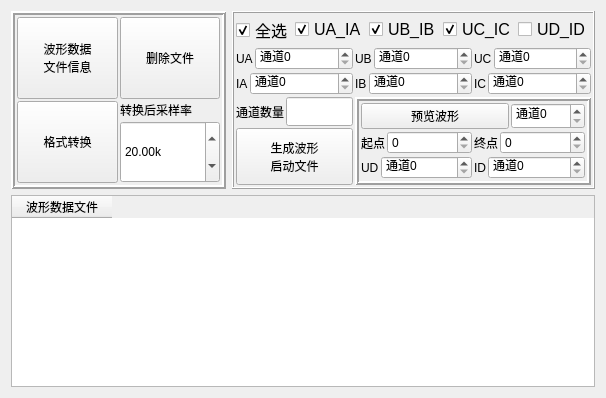
     <widget class="QWidget" name="tab">
      <attribute name="title">
       <string>Tab 1</string>
      </attribute>
      <layout class="QGridLayout" name="gridLayout_5">
       <item row="0" column="0">
        <layout class="QGridLayout" name="gridLayout_4" columnstretch="1,1">
         <item row="0" column="1">
          <widget class="QFrame" name="frame_7">
           <property name="frameShape">
            <enum>QFrame::Box</enum>
           </property>
           <property name="frameShadow">
            <enum>QFrame::Raised</enum>
           </property>
           <layout class="QGridLayout" name="gridLayout_13" rowstretch="1,1,1,2" columnstretch="1,1,1">
            <property name="leftMargin">
             <number>2</number>
            </property>
            <property name="topMargin">
             <number>2</number>
            </property>
            <property name="rightMargin">
             <number>2</number>
            </property>
            <property name="bottomMargin">
             <number>2</number>
            </property>
            <property name="spacing">
             <number>2</number>
            </property>
            <item row="2" column="2">
             <layout class="QHBoxLayout" name="horizontalLayout_21">
              <property name="spacing">
               <number>2</number>
              </property>
              <item>
               <widget class="QLabel" name="label_29">
                <property name="text">
                 <string>IC</string>
                </property>
               </widget>
              </item>
              <item>
               <widget class="QSpinBox" name="ic_pipe">
                <property name="sizePolicy">
                 <sizepolicy hsizetype="Expanding" vsizetype="Expanding">
                  <horstretch>0</horstretch>
                  <verstretch>0</verstretch>
                 </sizepolicy>
                </property>
                <property name="prefix">
                 <string>通道</string>
                </property>
               </widget>
              </item>
             </layout>
            </item>
            <item row="3" column="1" colspan="2">
             <widget class="QFrame" name="frame_8">
              <property name="frameShape">
               <enum>QFrame::Box</enum>
              </property>
              <property name="frameShadow">
               <enum>QFrame::Raised</enum>
              </property>
              <property name="lineWidth">
               <number>2</number>
              </property>
              <layout class="QGridLayout" name="gridLayout_3">
               <property name="leftMargin">
                <number>2</number>
               </property>
               <property name="topMargin">
                <number>2</number>
               </property>
               <property name="rightMargin">
                <number>2</number>
               </property>
               <property name="bottomMargin">
                <number>2</number>
               </property>
               <property name="spacing">
                <number>2</number>
               </property>
               <item row="1" column="0">
                <layout class="QHBoxLayout" name="horizontalLayout_10">
                 <property name="spacing">
                  <number>2</number>
                 </property>
                 <item>
                  <widget class="QLabel" name="label_2">
                   <property name="text">
                    <string>起点</string>
                   </property>
                  </widget>
                 </item>
                 <item>
                  <widget class="QSpinBox" name="show_start">
                   <property name="sizePolicy">
                    <sizepolicy hsizetype="Expanding" vsizetype="Fixed">
                     <horstretch>0</horstretch>
                     <verstretch>0</verstretch>
                    </sizepolicy>
                   </property>
                  </widget>
                 </item>
                </layout>
               </item>
               <item row="2" column="0" colspan="2">
                <layout class="QHBoxLayout" name="horizontalLayout_2">
                 <item>
                  <layout class="QHBoxLayout" name="horizontalLayout_22">
                   <property name="spacing">
                    <number>2</number>
                   </property>
                   <item>
                    <widget class="QLabel" name="label_30">
                     <property name="text">
                      <string>UD</string>
                     </property>
                    </widget>
                   </item>
                   <item>
                    <widget class="QSpinBox" name="ud_pipe">
                     <property name="sizePolicy">
                      <sizepolicy hsizetype="Expanding" vsizetype="Expanding">
                       <horstretch>0</horstretch>
                       <verstretch>0</verstretch>
                      </sizepolicy>
                     </property>
                     <property name="prefix">
                      <string>通道</string>
                     </property>
                    </widget>
                   </item>
                  </layout>
                 </item>
                 <item>
                  <layout class="QHBoxLayout" name="horizontalLayout">
                   <property name="spacing">
                    <number>2</number>
                   </property>
                   <item>
                    <widget class="QLabel" name="label_31">
                     <property name="text">
                      <string>ID</string>
                     </property>
                    </widget>
                   </item>
                   <item>
                    <widget class="QSpinBox" name="id_pipe">
                     <property name="sizePolicy">
                      <sizepolicy hsizetype="Expanding" vsizetype="Expanding">
                       <horstretch>0</horstretch>
                       <verstretch>0</verstretch>
                      </sizepolicy>
                     </property>
                     <property name="prefix">
                      <string>通道</string>
                     </property>
                    </widget>
                   </item>
                  </layout>
                 </item>
                </layout>
               </item>
               <item row="0" column="0" colspan="2">
                <layout class="QHBoxLayout" name="horizontalLayout_12" stretch="2,1">
                 <property name="spacing">
                  <number>2</number>
                 </property>
                 <item>
                  <widget class="QPushButton" name="priview">
                   <property name="sizePolicy">
                    <sizepolicy hsizetype="Expanding" vsizetype="Expanding">
                     <horstretch>0</horstretch>
                     <verstretch>0</verstretch>
                    </sizepolicy>
                   </property>
                   <property name="text">
                    <string>预览波形</string>
                   </property>
                  </widget>
                 </item>
                 <item>
                  <widget class="QSpinBox" name="priview_pipe">
                   <property name="sizePolicy">
                    <sizepolicy hsizetype="Expanding" vsizetype="Expanding">
                     <horstretch>0</horstretch>
                     <verstretch>0</verstretch>
                    </sizepolicy>
                   </property>
                   <property name="prefix">
                    <string>通道</string>
                   </property>
                  </widget>
                 </item>
                </layout>
               </item>
               <item row="1" column="1">
                <layout class="QHBoxLayout" name="horizontalLayout_11">
                 <property name="spacing">
                  <number>2</number>
                 </property>
                 <item>
                  <widget class="QLabel" name="label_3">
                   <property name="text">
                    <string>终点</string>
                   </property>
                  </widget>
                 </item>
                 <item>
                  <widget class="QSpinBox" name="show_end">
                   <property name="sizePolicy">
                    <sizepolicy hsizetype="Expanding" vsizetype="Fixed">
                     <horstretch>0</horstretch>
                     <verstretch>0</verstretch>
                    </sizepolicy>
                   </property>
                  </widget>
                 </item>
                </layout>
               </item>
              </layout>
             </widget>
            </item>
            <item row="1" column="2">
             <layout class="QHBoxLayout" name="horizontalLayout_20">
              <property name="spacing">
               <number>2</number>
              </property>
              <item>
               <widget class="QLabel" name="label_28">
                <property name="text">
                 <string>UC</string>
                </property>
               </widget>
              </item>
              <item>
               <widget class="QSpinBox" name="uc_pipe">
                <property name="sizePolicy">
                 <sizepolicy hsizetype="Expanding" vsizetype="Expanding">
                  <horstretch>0</horstretch>
                  <verstretch>0</verstretch>
                 </sizepolicy>
                </property>
                <property name="prefix">
                 <string>通道</string>
                </property>
               </widget>
              </item>
             </layout>
            </item>
            <item row="2" column="0">
             <layout class="QHBoxLayout" name="horizontalLayout_17">
              <property name="spacing">
               <number>2</number>
              </property>
              <item>
               <widget class="QLabel" name="label_25">
                <property name="text">
                 <string>IA</string>
                </property>
               </widget>
              </item>
              <item>
               <widget class="QSpinBox" name="ia_pipe">
                <property name="sizePolicy">
                 <sizepolicy hsizetype="Expanding" vsizetype="Expanding">
                  <horstretch>0</horstretch>
                  <verstretch>0</verstretch>
                 </sizepolicy>
                </property>
                <property name="prefix">
                 <string>通道</string>
                </property>
               </widget>
              </item>
             </layout>
            </item>
            <item row="3" column="0">
             <layout class="QVBoxLayout" name="verticalLayout_4" stretch="1,2">
              <property name="spacing">
               <number>2</number>
              </property>
              <item>
               <layout class="QHBoxLayout" name="horizontalLayout_13">
                <item>
                 <widget class="QLabel" name="label_32">
                  <property name="text">
                   <string>通道数量</string>
                  </property>
                 </widget>
                </item>
                <item>
                 <widget class="QLineEdit" name="pipe_num">
                  <property name="sizePolicy">
                   <sizepolicy hsizetype="Preferred" vsizetype="Expanding">
                    <horstretch>0</horstretch>
                    <verstretch>0</verstretch>
                   </sizepolicy>
                  </property>
                  <property name="readOnly">
                   <bool>true</bool>
                  </property>
                 </widget>
                </item>
               </layout>
              </item>
              <item>
               <widget class="QPushButton" name="wave_start_file">
                <property name="sizePolicy">
                 <sizepolicy hsizetype="Preferred" vsizetype="Expanding">
                  <horstretch>0</horstretch>
                  <verstretch>0</verstretch>
                 </sizepolicy>
                </property>
                <property name="text">
                 <string>生成波形
启动文件</string>
                </property>
               </widget>
              </item>
             </layout>
            </item>
            <item row="2" column="1">
             <layout class="QHBoxLayout" name="horizontalLayout_19">
              <property name="spacing">
               <number>2</number>
              </property>
              <item>
               <widget class="QLabel" name="label_27">
                <property name="text">
                 <string>IB</string>
                </property>
               </widget>
              </item>
              <item>
               <widget class="QSpinBox" name="ib_pipe">
                <property name="sizePolicy">
                 <sizepolicy hsizetype="Expanding" vsizetype="Expanding">
                  <horstretch>0</horstretch>
                  <verstretch>0</verstretch>
                 </sizepolicy>
                </property>
                <property name="prefix">
                 <string>通道</string>
                </property>
               </widget>
              </item>
             </layout>
            </item>
            <item row="0" column="0" colspan="3">
             <layout class="QHBoxLayout" name="horizontalLayout_15">
              <item>
               <widget class="QCheckBox" name="checkBox_7">
                <property name="font">
                 <font>
                  <pointsize>12</pointsize>
                 </font>
                </property>
                <property name="text">
                 <string>全选</string>
                </property>
                <property name="checked">
                 <bool>true</bool>
                </property>
               </widget>
              </item>
              <item>
               <widget class="QCheckBox" name="a">
                <property name="font">
                 <font>
                  <pointsize>12</pointsize>
                 </font>
                </property>
                <property name="text">
                 <string>UA_IA</string>
                </property>
                <property name="checked">
                 <bool>true</bool>
                </property>
               </widget>
              </item>
              <item>
               <widget class="QCheckBox" name="b">
                <property name="font">
                 <font>
                  <pointsize>12</pointsize>
                 </font>
                </property>
                <property name="text">
                 <string>UB_IB</string>
                </property>
                <property name="checked">
                 <bool>true</bool>
                </property>
               </widget>
              </item>
              <item>
               <widget class="QCheckBox" name="c">
                <property name="font">
                 <font>
                  <pointsize>12</pointsize>
                 </font>
                </property>
                <property name="text">
                 <string>UC_IC</string>
                </property>
                <property name="checked">
                 <bool>true</bool>
                </property>
               </widget>
              </item>
              <item>
               <widget class="QCheckBox" name="d">
                <property name="font">
                 <font>
                  <pointsize>12</pointsize>
                 </font>
                </property>
                <property name="text">
                 <string>UD_ID</string>
                </property>
                <property name="checked">
                 <bool>false</bool>
                </property>
               </widget>
              </item>
             </layout>
            </item>
            <item row="1" column="0">
             <layout class="QHBoxLayout" name="horizontalLayout_16">
              <property name="spacing">
               <number>2</number>
              </property>
              <item>
               <widget class="QLabel" name="label_24">
                <property name="text">
                 <string>UA</string>
                </property>
               </widget>
              </item>
              <item>
               <widget class="QSpinBox" name="ua_pipe">
                <property name="sizePolicy">
                 <sizepolicy hsizetype="Expanding" vsizetype="Expanding">
                  <horstretch>0</horstretch>
                  <verstretch>0</verstretch>
                 </sizepolicy>
                </property>
                <property name="prefix">
                 <string>通道</string>
                </property>
               </widget>
              </item>
             </layout>
            </item>
            <item row="1" column="1">
             <layout class="QHBoxLayout" name="horizontalLayout_18">
              <property name="spacing">
               <number>2</number>
              </property>
              <item>
               <widget class="QLabel" name="label_26">
                <property name="text">
                 <string>UB</string>
                </property>
               </widget>
              </item>
              <item>
               <widget class="QSpinBox" name="ub_pipe">
                <property name="sizePolicy">
                 <sizepolicy hsizetype="Expanding" vsizetype="Expanding">
                  <horstretch>0</horstretch>
                  <verstretch>0</verstretch>
                 </sizepolicy>
                </property>
                <property name="prefix">
                 <string>通道</string>
                </property>
               </widget>
              </item>
             </layout>
            </item>
           </layout>
          </widget>
         </item>
         <item row="0" column="0">
          <widget class="QFrame" name="frame_6">
           <property name="frameShape">
            <enum>QFrame::Box</enum>
           </property>
           <property name="frameShadow">
            <enum>QFrame::Raised</enum>
           </property>
           <property name="lineWidth">
            <number>2</number>
           </property>
           <layout class="QGridLayout" name="gridLayout_2">
            <property name="leftMargin">
             <number>2</number>
            </property>
            <property name="topMargin">
             <number>2</number>
            </property>
            <property name="rightMargin">
             <number>2</number>
            </property>
            <property name="bottomMargin">
             <number>2</number>
            </property>
            <property name="spacing">
             <number>2</number>
            </property>
            <item row="1" column="0">
             <widget class="QPushButton" name="change_file">
              <property name="sizePolicy">
               <sizepolicy hsizetype="Expanding" vsizetype="Expanding">
                <horstretch>0</horstretch>
                <verstretch>0</verstretch>
               </sizepolicy>
              </property>
              <property name="text">
               <string>格式转换</string>
              </property>
             </widget>
            </item>
            <item row="0" column="0">
             <widget class="QPushButton" name="new_wave_mesg">
              <property name="sizePolicy">
               <sizepolicy hsizetype="Expanding" vsizetype="Expanding">
                <horstretch>0</horstretch>
                <verstretch>0</verstretch>
               </sizepolicy>
              </property>
              <property name="text">
               <string>波形数据
文件信息</string>
              </property>
             </widget>
            </item>
            <item row="1" column="1">
             <layout class="QVBoxLayout" name="verticalLayout">
              <property name="spacing">
               <number>2</number>
              </property>
              <item>
               <widget class="QLabel" name="label_23">
                <property name="text">
                 <string>转换后采样率</string>
                </property>
               </widget>
              </item>
              <item>
               <widget class="QDoubleSpinBox" name="sample">
                <property name="sizePolicy">
                 <sizepolicy hsizetype="Expanding" vsizetype="Expanding">
                  <horstretch>0</horstretch>
                  <verstretch>0</verstretch>
                 </sizepolicy>
                </property>
                <property name="suffix">
                 <string>k</string>
                </property>
                <property name="maximum">
                 <double>9999.000000000000000</double>
                </property>
                <property name="value">
                 <double>20.000000000000000</double>
                </property>
               </widget>
              </item>
             </layout>
            </item>
            <item row="0" column="1">
             <widget class="QPushButton" name="remove1">
              <property name="sizePolicy">
               <sizepolicy hsizetype="Expanding" vsizetype="Expanding">
                <horstretch>0</horstretch>
                <verstretch>0</verstretch>
               </sizepolicy>
              </property>
              <property name="text">
               <string>删除文件</string>
              </property>
             </widget>
            </item>
           </layout>
          </widget>
         </item>
         <item row="1" column="0" colspan="2">
          <widget class="QTableWidget" name="new_file">
           <property name="editTriggers">
            <set>QAbstractItemView::NoEditTriggers</set>
           </property>
           <column>
            <property name="text">
             <string>波形数据文件</string>
            </property>
           </column>
          </widget>
         </item>
        </layout>
       </item>
      </layout>
     </widget>
